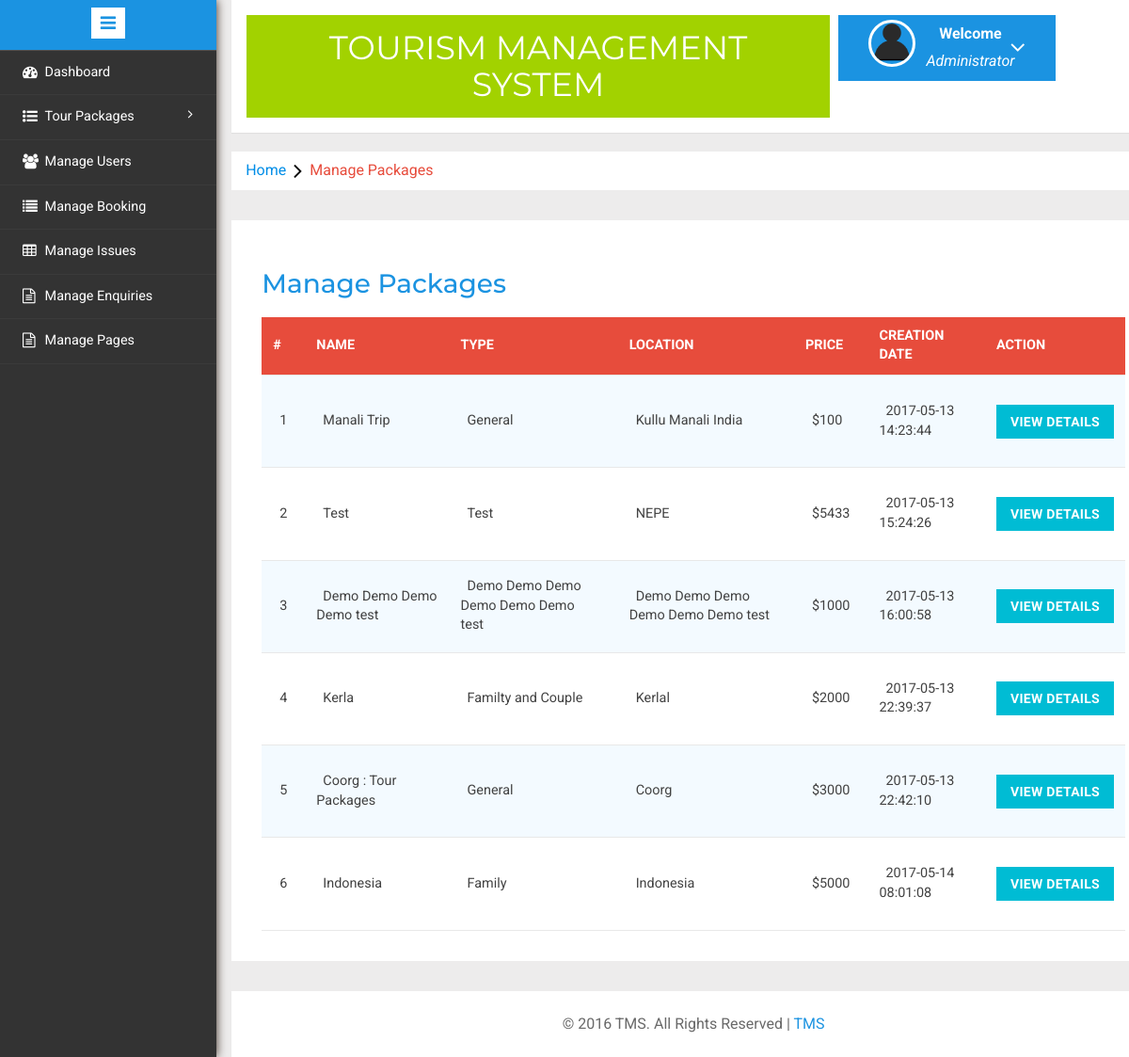
Page /admin/manage-packages.php (signed in) on the committed database.
### tables this page shows
CREATE TABLE IF NOT EXISTS `tbltourpackages` (
  `PackageId` int(11) NOT NULL,
  `PackageName` varchar(200) NOT NULL,
  `PackageType` varchar(150) NOT NULL,
  `PackageLocation` varchar(100) NOT NULL,
  `PackagePrice` int(11) NOT NULL,
  `PackageFetures` varchar(255) NOT NULL,
  `PackageDetails` mediumtext NOT NULL,
  `PackageImage` varchar(100) NOT NULL,
  `Creationdate` timestamp NOT NULL DEFAULT CURRENT_TIMESTAMP,
  `UpdationDate` timestamp NULL DEFAULT '0000-00-00 00:00:00' ON UPDATE CURRENT_TIMESTAMP
);

### admin/manage-packages.php (the view, shortened to what this page needs)
<?php
include('includes/config.php');
if(strlen($_SESSION['alogin'])==0)
	{
header('location:index.php');
}
else{
	?>
<!DOCTYPE HTML>
<html>
<head>
<link href="css/bootstrap.min.css" rel='stylesheet' type='text/css' />
<link href="css/style.css" rel='stylesheet' type='text/css' />
<link rel="stylesheet" href="css/morris.css" type="text/css"/>
<link href="css/font-awesome.css" rel="stylesheet">
<link rel="stylesheet" type="text/css" href="css/table-style.css" />
<link rel="stylesheet" type="text/css" href="css/basictable.css" />
<link rel="stylesheet" href="css/icon-font.min.css" type='text/css' />
</head>
<body>
   <div class="page-container">
<div class="left-content">
	   <div class="mother-grid-inner">
				<?php include('includes/header.php');?>
				</div>
<ol class="breadcrumb">
                <li class="breadcrumb-item"><a href="index.html">Home</a><i class="fa fa-angle-right"></i>Manage Packages</li>
            </ol>
<div class="agile-grids">
				<div class="agile-tables">
					<div class="w3l-table-info">
					  <h2>Manage Packages</h2>
					    <table id="table">
						<thead>
						  <tr>
						  <th>#</th>
							<th >Name</th>
							<th>Type</th>
							<th>Location</th>
							<th>Price</th>
							<th>Creation Date</th>
							<th>Action</th>
						  </tr>
						</thead>
						<tbody>
<?php $sql = "SELECT * from TblTourPackages";
$query = $dbh -> prepare($sql);
$query->execute();
$results=$query->fetchAll(PDO::FETCH_OBJ);
$cnt=1;
if($query->rowCount() > 0)
{
foreach($results as $result)
{				?>
						  <tr>
							<td><?php echo htmlentities($cnt);?></td>
							<td><?php echo htmlentities($result->PackageName);?></td>
							<td><?php echo htmlentities($result->PackageType);?></td>
							<td><?php echo htmlentities($result->PackageLocation);?></td>
							<td>$<?php echo htmlentities($result->PackagePrice);?></td>
							<td><?php echo htmlentities($result->Creationdate);?></td>
							<td><a href="update-package.php?pid=<?php echo htmlentities($result->PackageId);?>"><button type="button" class="btn btn-primary btn-block">View Details</button></a></td>
						  </tr>
						 <?php $cnt=$cnt+1;} }?>
						</tbody>
					  </table>
					</div>
			</div>
<?php include('includes/footer.php');?>
</div>
</div>
						<?php include('includes/sidebarmenu.php');?>
							</div>
</body>
</html>
<?php } ?>

### admin/css/table-style.css (style rules this page uses)
table { background: white; border-collapse: collapse; margin: 1.25em 0 0; width: 100%; }
table tr, table th, table td { border: none; border-bottom: 1px solid #e8e8e8; font-size: .95em; }
table th, table td { padding: 10px 12px; text-align: left; }
table th { background: #e74c3c; color: #fff; text-transform: uppercase; }
table tr td { background: #f3faff; color: #424242; }
table tr:nth-of-type(2n+2) td { background: #ffffff; }
table { width: 100%; }

### rows in the picture
tbltourpackages: PackageName "Manali Trip", PackageType "General", PackageLocation "Kullu Manali India", PackagePrice "100", Creationdate "2017-05-13 14:23:44"
tbltourpackages: PackageName "Test", PackageType "Test", PackageLocation "NEPE", PackagePrice "5433", Creationdate "2017-05-13 15:24:26"
tbltourpackages: PackageName "Demo Demo Demo Demo test", PackageType "Demo Demo Demo Demo Demo Demo test", PackageLocation "Demo Demo Demo Demo Demo Demo test", PackagePrice "1000", Creationdate "2017-05-13 16:00:58"
tbltourpackages: PackageName "Kerla", PackageType "Familty and Couple", PackageLocation "Kerlal", PackagePrice "2000", Creationdate "2017-05-13 22:39:37"
tbltourpackages: PackageName "Coorg : Tour Packages", PackageType "General", PackageLocation "Coorg", PackagePrice "3000", Creationdate "2017-05-13 22:42:10"
tbltourpackages: PackageName "Indonesia", PackageType "Family", PackageLocation "Indonesia", PackagePrice "5000", Creationdate "2017-05-14 08:01:08"
